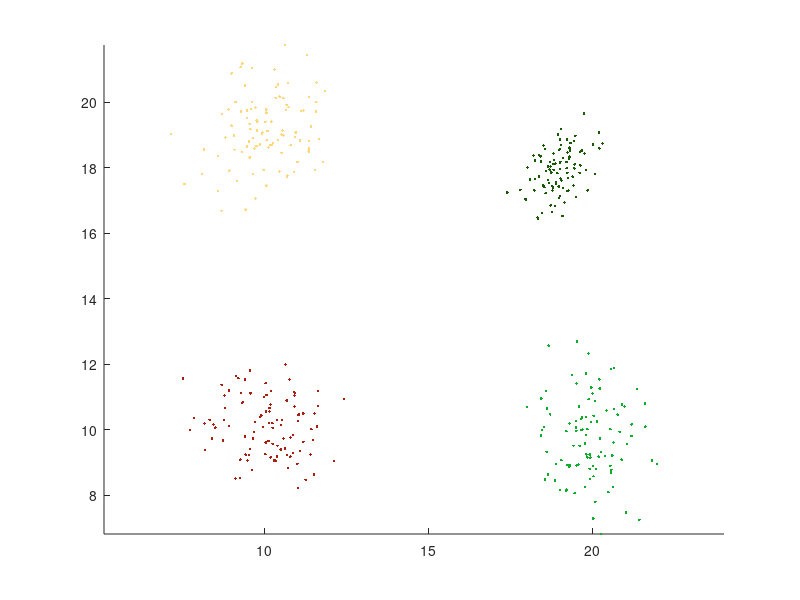

The MATLAB script that drew this image: (Note: this script raises an error after producing the figure.)
% This file is for the first requirement of exercise 6.
l = 2;  % The dimension of the data vectors
N = 100;  % The number of data vectors
% This will be the theta input into the algorithm
theta = [0, 20, 0, 20; 0, 0, 20, 20];

randn('seed',0)
m = [10 10; 20 10; 10 19; 19 18]; % The distribution means of the clusters
S(:,:,1)=eye(2);
S(:,:,2)=[1.0 .2; .2 1.5];
S(:,:,3)=[1.0 .4; .4 1.1];
S(:,:,4)=[.3 .2; .2 .5];
n_points=N*ones(1,4);
X=[];

figure(1), hold on
for i=1:4
    X=[X; mvnrnd(m(i,:),S(:,:,i),n_points(i))];
end
X=X';

% Plotting the way the data should be.
for i=1:4 
    figure(1), plot(X(1,(i-1)*100+1:i*100),X(2,(i-1)*100+1:i*100),'.', 'Color', rand(1, 3))
end
figure(1), axis equal

% run the algorithm
[theta,bel,J]=k_means(X,theta);

% Plot the clusters
figure(2), hold on
figure(2), plot(X(1,bel==1),X(2,bel==1),'r.',...
X(1,bel==2),X(2,bel==2),'g*',X(1,bel==3),X(2,bel==3),'bo',...
X(1,bel==4),X(2,bel==4),'cx',X(1,bel==5),X(2,bel==5),'md',...
X(1,bel==6),X(2,bel==6),'yp',X(1,bel==7),X(2,bel==7),'ks')
figure(2), plot(theta(1,:),theta(2,:),'k+')
figure(2), axis equal
